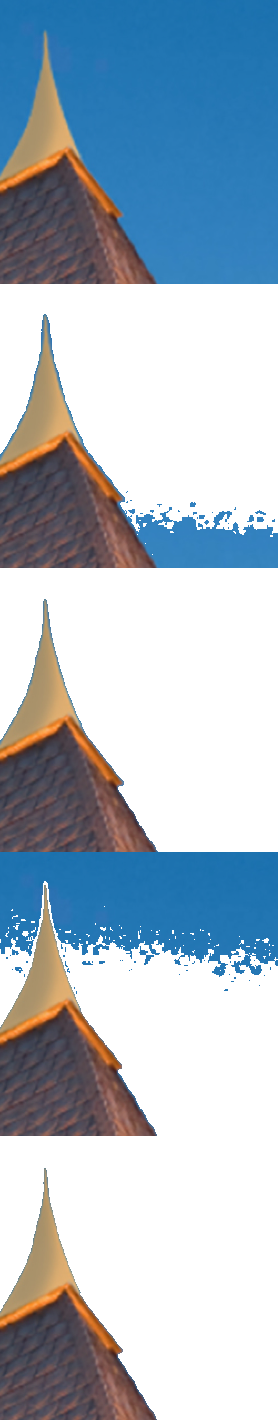
#> input picture images/full.png, 278 x 1420 px
$ python make_green_screens.py
#> lines starting #> are read from the running program, lines starting #| are printed output that depends on the picture
from PIL import Image
from ast import literal_eval

# GET FILE PATH
PATH = input("\n\tDrag file here:").strip()
#> the answer given: images/full.png
print("\n")

# Get name
filename = PATH.split('/')[-1].split('.')[0]
container_path = '/'.join(PATH.split('/')[:-1]) + '/'

# GET FULL RGB FROM PATH FILE
im = Image.open(PATH, 'r')
#> im is the input picture: PIL image 278x1420 RGBA; mean R, G, B, A 170.8, 184.9, 197.2, 255
pixelValues = list(im.getdata())
#> pixelValues = 394760 items
originalData = []
# Remove transparent band
for point in pixelValues:
	originalData.append(point[:3])
#> this loop made 394760 passes
#> point on passes 1 to 3: (30, 114, 176, 255), (29, 114, 175, 255), (29, 114, 175, 255)
#> after the loop, originalData = 394760 items


# LOOP THROUGH RESOLUTION OPTIONS
tolOptions = [50, 70, 120, 150, 180, 210]
for index, TOLERANCE in enumerate(tolOptions):

	# CONVERT TO LOWER COLOR RESOLUTION
	lowResData = []
	for point in originalData:
		newSet = []
		for num in point:
			newSet.append(num - (num % TOLERANCE))
		newTuple = (newSet[0], newSet[1], newSet[2])
		lowResData.append(newTuple)

	# HANDLE DATA
	most_frequent = max(set(lowResData), key=lowResData.count)

	outputData = []
	for i in range(len(originalData)):
		if lowResData[i] == most_frequent:
			outputData.append((1, 255, 2))
		else:
			outputData.append(originalData[i])

	# GENERATE NEW IMAGE FILE
	newIm = Image.new("RGB", im.size)
	newIm.putdata(outputData)
	newIm.save(container_path + filename + "_" + str(TOLERANCE) + ".png")

	total = str(len(tolOptions))
	print(f"Finished writing file [{index} of {total}]")
#> this loop made 6 passes
#> pass 1, `newIm.save(container_path + filename + "_" + str(TOLERANCE) + ".png")`:
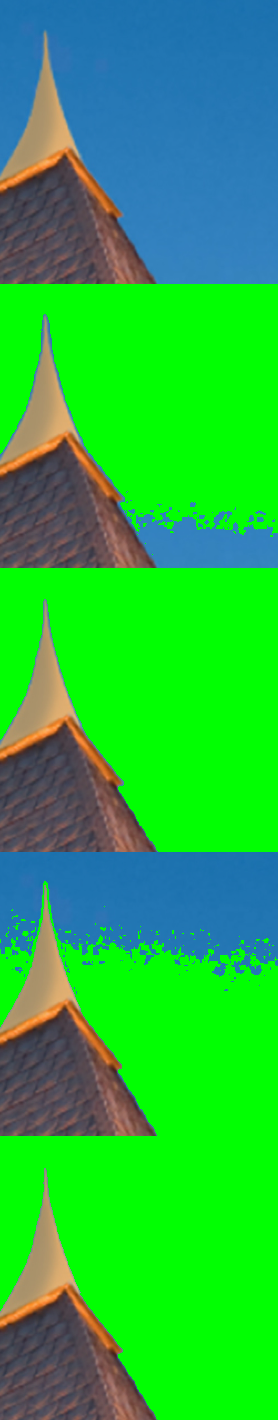
#> saved as full_50.png: PIL image 278x1420 RGB; mean R, G, B 37, 184.9, 63.9

print(f"\nOutput images were dumped to {container_path}")

$ run again, on images/sample_120.png
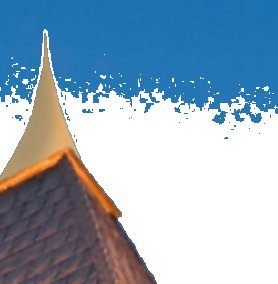
#> input picture images/sample_120.png, 278 x 284 px
#> im is the input picture: PIL image 278x284 RGB; mean R, G, B 146.6, 169.8, 188.4
#> pixelValues = 78952 items
#> the loop `for point in pixelValues:` made 78952 passes
#> point on passes 1 to 3: (30, 114, 176), (29, 114, 175), (29, 114, 175)
#> the loop `for index, TOLERANCE in enumerate(tolOptions):` made 6 passes
#> pass 1, `newIm.save(container_path + filename + "_" + str(TOLERANCE) + ".png")`:
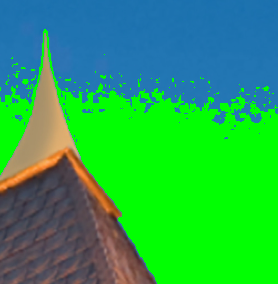
#> saved as sample_120_50.png: PIL image 278x284 RGB; mean R, G, B 38.7, 169.8, 81
#> after the loop `for index, TOLERANCE in enumerate(tolOptions):`:
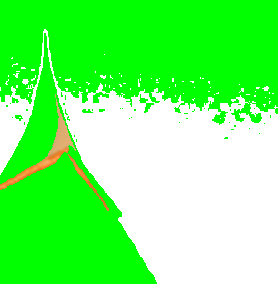
#> newIm: PIL image 278x284 RGB; mean R, G, B 112.4, 253.3, 110.6

$ run again, on images/sample_150.png
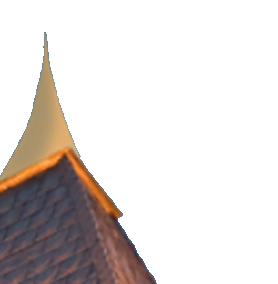
#> input picture images/sample_150.png, 278 x 284 px
#> im is the input picture: PIL image 278x284 RGB; mean R, G, B 222.7, 217.2, 214.9
#> pixelValues = 78952 items
#> the loop `for index, TOLERANCE in enumerate(tolOptions):` made 6 passes
#> pass 1, `newIm.save(container_path + filename + "_" + str(TOLERANCE) + ".png")`:
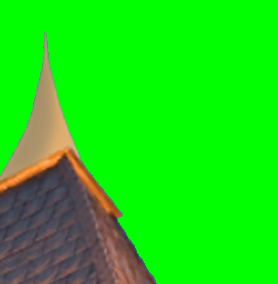
#> saved as sample_150_50.png: PIL image 278x284 RGB; mean R, G, B 27.9, 217.2, 20.9
